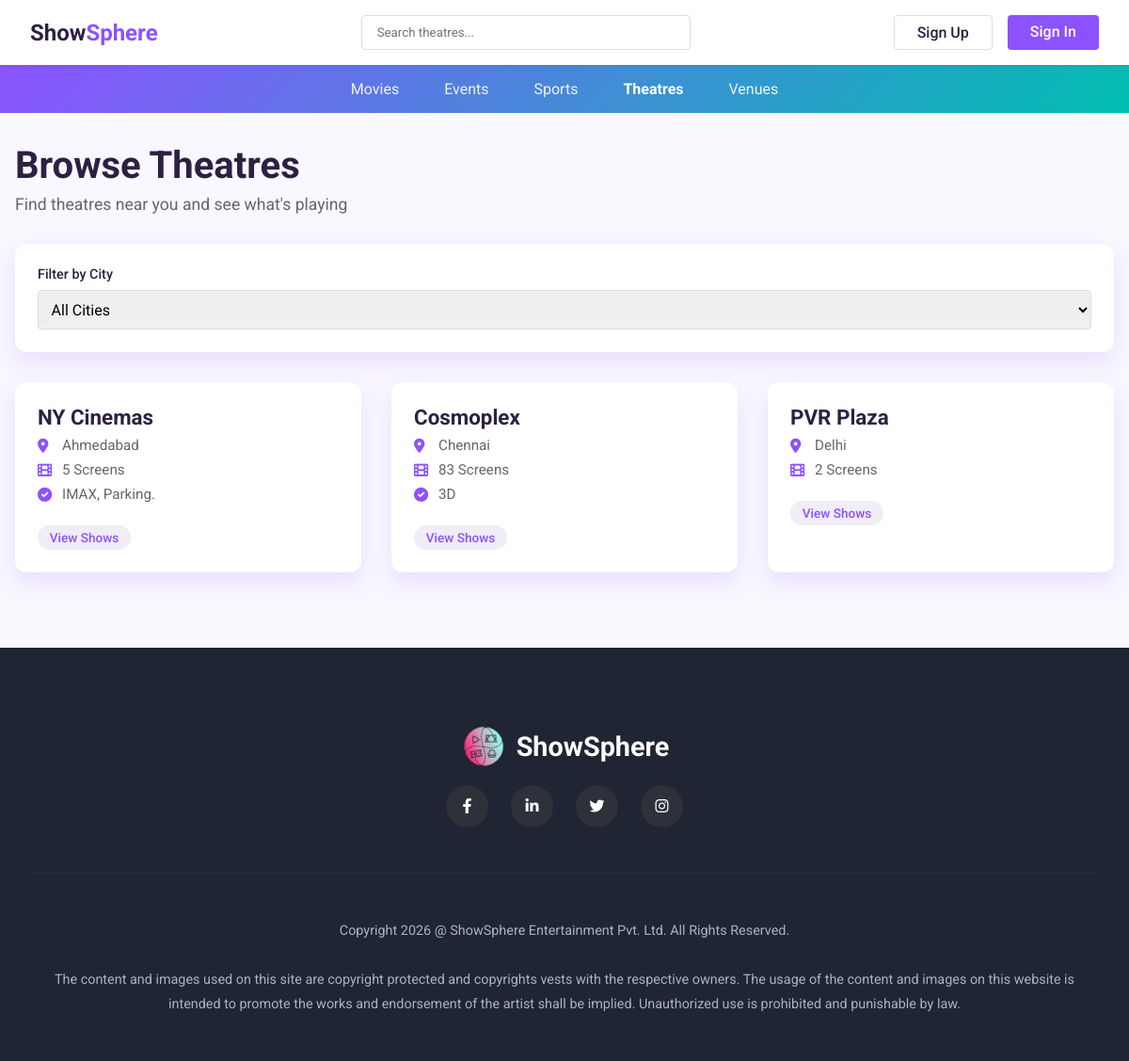
Page /theatres/ on the committed database.
### booking/models.py (models this page shows, shortened)
class Theatre(models.Model):
    owner = models.ForeignKey(TheatreOwnerProfile, on_delete=models.CASCADE, related_name='theatres')
    name = models.CharField(max_length=200, help_text='Theatre/Cinema name with location')
    city = models.ForeignKey(City, on_delete=models.CASCADE, related_name='theatres')
    address = models.TextField()
    total_screens = models.PositiveIntegerField()
    facilities = models.TextField(blank=True, help_text='Parking, Food Court, 3D, IMAX, etc.')
    is_active = models.BooleanField(default=True)
    created_at = models.DateTimeField(auto_now_add=True)
    class Meta:
        ordering = ['name']

class City(models.Model):
    name = models.CharField(max_length=100, unique=True)
    state = models.ForeignKey(State, on_delete=models.CASCADE, related_name='cities')
    is_active = models.BooleanField(default=True)
    class Meta:
        verbose_name_plural = 'Cities'
        ordering = ['name']

### booking/views.py (the view)
# urls.py: path('theatres/', views.theatre_list, name='theatre_list'),
def theatre_list(request):
    city_id = request.GET.get('city')
    search_query = request.GET.get('q', '')
    theatres = Theatre.objects.filter(is_active=True).select_related('city', 'owner')
    if city_id:
        theatres = theatres.filter(city_id=city_id)
    if search_query:
        theatres = theatres.filter(
            Q(name__icontains=search_query) |
            Q(address__icontains=search_query)
        )
    theatres = theatres.order_by('city__name', 'name')
    context = {
        'theatres': theatres,
        'cities': City.objects.filter(is_active=True),
        'selected_city_id': city_id,
        'search_query': search_query,
    }
    return render(request, 'theatre_list.html', context)

### templates/theatre_list.html (shortened to what this page needs)
{% load static %}
<!DOCTYPE html>
<html lang="en">
<head>
    <link rel="stylesheet" href="https://cdnjs.cloudflare.com/ajax/libs/font-awesome/6.0.0/css/all.min.css">
</head>
<body>
    <header class="header">
        <a href="{% url 'booking:home' %}" class="logo">Show<span>Sphere</span></a>
        <div class="search-bar">
            <form action="{% url 'booking:theatre_list' %}" method="get">
                <input type="text" name="q" placeholder="Search theatres..." value="{{ search_query }}">
            </form>
        </div>
        <div class="auth-buttons">
            {% if user.is_authenticated %}
            {% if user.role == 'customer' %}
            <a href="{% url 'booking:customer_dashboard' %}" class="btn btn-outline">Profile</a>
            {% elif user.role == 'organizer' %}
            <a href="{% url 'booking:organizer_dashboard' %}" class="btn btn-outline">Dashboard</a>
            {% elif user.role == 'theatre_owner' %}
            <a href="{% url 'booking:theatre_dashboard' %}" class="btn btn-outline">Dashboard</a>
            {% elif user.role == 'admin' %}
            <a href="{% url 'booking:admin_dashboard' %}" class="btn btn-outline">Admin</a>
            {% endif %}
            <a href="{% url 'booking:logout' %}" class="btn btn-primary">Logout</a>
            {% else %}
            <a href="{% url 'booking:customer_register' %}" class="btn btn-outline">Sign Up</a>
            <a href="{% url 'booking:login' %}" class="btn btn-primary">Sign In</a>
            {% endif %}
        </div>
    </header>
    <nav class="nav-bar">
        <ul class="nav-links">
            <li><a href="{% url 'booking:browse' %}">Movies</a></li>
            <li><a href="{% url 'booking:browse' %}?category=events">Events</a></li>
            <li><a href="{% url 'booking:browse' %}?category=sports">Sports</a></li>
            <li><a href="{% url 'booking:theatre_list' %}" style="opacity: 1; font-weight: 700;">Theatres</a></li>
            <li><a href="{% url 'booking:venue_list' %}">Venues</a></li>
        </ul>
    </nav>
    <main class="container">
        <div class="page-header">
            <h1>Browse Theatres</h1>
            <p>Find theatres near you and see what's playing</p>
        </div>
        <div class="filters">
            <div class="filter-group">
                <label for="city">Filter by City</label>
                <select id="city" onchange="this.form.submit()" form="filter-form">
                    <option value="">All Cities</option>
                </select>
            </div>
        </div>
        {% if theatres %}
        <div class="theatre-grid">
            {% for theatre in theatres %}
            <a href="{% url 'booking:theatre_detail' theatre.id %}" class="theatre-card">
                <h3>{{ theatre.name }}</h3>
                <div class="theatre-info">
                    <i class="fas fa-map-marker-alt"></i>
                    <span>{{ theatre.city.name }}</span>
                </div>
                <div class="theatre-info">
                    <i class="fas fa-film"></i>
                    <span>{{ theatre.total_screens }} Screen{{ theatre.total_screens|pluralize }}</span>
                </div>
                {% if theatre.facilities %}
                <div class="theatre-info">
                    <i class="fas fa-check-circle"></i>
                    <span>{{ theatre.facilities|truncatewords:5 }}</span>
                </div>
                {% endif %}
                <div class="theatre-badge">View Shows</div>
            </a>
            {% endfor %}
        </div>
        {% else %}
        <div class="empty-state">
            <i class="fas fa-film"></i>
            <h3>No Theatres Found</h3>
            <p>Try adjusting your filters or search query</p>
        </div>
        {% endif %}
    </main>
    <footer class="footer">
        <div class="footer-content">
            <div class="footer-logo">
                <img src="{% static 'css/showspere.png' %}" alt="ShowSphere Logo" width="50" height="50"
                    fetchpriority="high" loading="eager">
                ShowSphere
            </div>
            <div class="social-links">
                <a href="https://www.facebook.com" target="_blank" class="social-circle"><i
                        class="fab fa-facebook-f"></i></a>
                <a href="https://www.linkedin.com" target="_blank" class="social-circle"><i
                        class="fab fa-linkedin-in"></i></a>
                <a href="https://www.twitter.com" target="_blank" class="social-circle"><i class="fab fa-twitter"></i></a>
                <a href="https://www.instagram.com" target="_blank" class="social-circle"><i
                        class="fab fa-instagram"></i></a>
            </div>
            <p class="footer-text">
                Copyright {% now "Y" %} @ ShowSphere Entertainment Pvt. Ltd. All Rights Reserved.
                <br><br>
                The content and images used on this site are copyright protected and copyrights vests with the
                respective owners. The usage of the content and images on this website is intended to promote the works
                and endorsement of the artist shall be implied. Unauthorized use is prohibited and punishable by law.
            </p>
        </div>
    </footer>
</body>
</html>

### templates/theatre_list.html (style rules this page uses)
:root { --primary-color: #8C52FF; --primary-hover: #7b40f2; --text-color: #2D2042; --text-light: #666; --bg-color: #F9F7FF; --white: #fff; --radius: 20px; --shadow: 0 10px 25px rgba(140, 82, 255, .15); }
* { margin: 0; padding: 0; box-sizing: border-box; font-family: 'Roboto', sans-serif; }
body { background: var(--bg-color); color: var(--text-color); }
a { text-decoration: none; color: inherit; }
.header { background: var(--white); padding: 1rem 2rem; display: flex; justify-content: space-between; align-items: center; position: sticky; top: 0; box-shadow: 0 2px 4px rgba(0, 0, 0, .05); z-index: 100; }
.logo { font-size: 1.5rem; font-weight: 700; }
.logo span { color: var(--primary-color); }
.search-bar form { display: flex; }
.search-bar input { padding: .6rem 1rem; width: 350px; border: 1px solid #ddd; border-radius: 4px; }
.btn { padding: .5rem 1.5rem; border-radius: 4px; border: none; cursor: pointer; font-weight: 500; transition: all 0.3s; }
.btn-primary { background: var(--primary-color); color: #fff; }
.btn-outline { background: transparent; border: 1px solid #ddd; }
.auth-buttons { display: flex; gap: 1rem; }
.nav-bar { background: linear-gradient(135deg, #8C52FF, #00BFB2); padding: 1rem; color: white; }
.nav-links { display: flex; justify-content: center; gap: 3rem; list-style: none; }
.nav-links a { color: white; opacity: 0.9; }
.container { max-width: 1200px; margin: 2rem auto; padding: 0 1rem; }
.page-header { margin-bottom: 2rem; }
.page-header h1 { font-size: 2.5rem; margin-bottom: 0.5rem; }
.page-header p { color: var(--text-light); font-size: 1.1rem; }
.filters { background: var(--white); padding: 1.5rem; border-radius: 12px; box-shadow: var(--shadow); margin-bottom: 2rem; display: flex; gap: 1rem; flex-wrap: wrap; align-items: center; }
.filter-group { flex: 1; min-width: 200px; }
.filter-group label { display: block; margin-bottom: 0.5rem; font-weight: 500; font-size: 0.9rem; }
.filter-group select, .filter-group input { width: 100%; padding: 0.6rem; border: 1px solid #ddd; border-radius: 4px; font-size: 1rem; }
.theatre-grid { display: grid; grid-template-columns: repeat(auto-fill, minmax(350px, 1fr)); gap: 2rem; }
.theatre-card { background: var(--white); border-radius: 12px; padding: 1.5rem; box-shadow: var(--shadow); transition: transform 0.3s, box-shadow 0.3s; cursor: pointer; }
.theatre-card h3 { color: var(--text-color); font-size: 1.4rem; margin-bottom: 0.5rem; }
.theatre-info { color: var(--text-light); font-size: 0.95rem; margin: 0.5rem 0; display: flex; align-items: center; gap: 0.5rem; }
.theatre-info i { color: var(--primary-color); width: 18px; }
.theatre-badge { display: inline-block; background: #f0edf7; color: var(--primary-color); padding: 0.3rem 0.8rem; border-radius: 20px; font-size: 0.85rem; font-weight: 500; margin-top: 1rem; }
.footer { background-color: #1f2533; color: #abb2bf; padding: 5rem 2rem 3rem; margin-top: 5rem; }
.footer-content { max-width: 1240px; margin: 0 auto; }
.footer-logo { color: white; font-size: 1.8rem; font-weight: 700; margin-bottom: 1rem; display: flex; align-items: center; justify-content: center; gap: 10px; }
.social-links { display: flex; gap: 1.5rem; margin-bottom: 3rem; justify-content: center; }
.social-circle { width: 45px; height: 45px; border-radius: 50%; background: #2d3139; display: flex; align-items: center; justify-content: center; color: white; text-decoration: none; transition: all 0.3s; }
.footer-text { text-align: center; font-size: 0.9rem; line-height: 1.8; border-top: 1px solid #2d3139; padding-top: 3rem; }

### rows in the picture
Theatre: name "NY Cinemas", city.name "Ahmedabad", total_screens "5", facilities "IMAX, Parking."
Theatre: name "Cosmoplex", city.name "Chennai", total_screens "83", facilities "3D"
Theatre: name "PVR Plaza", city.name "Delhi", total_screens "2"
